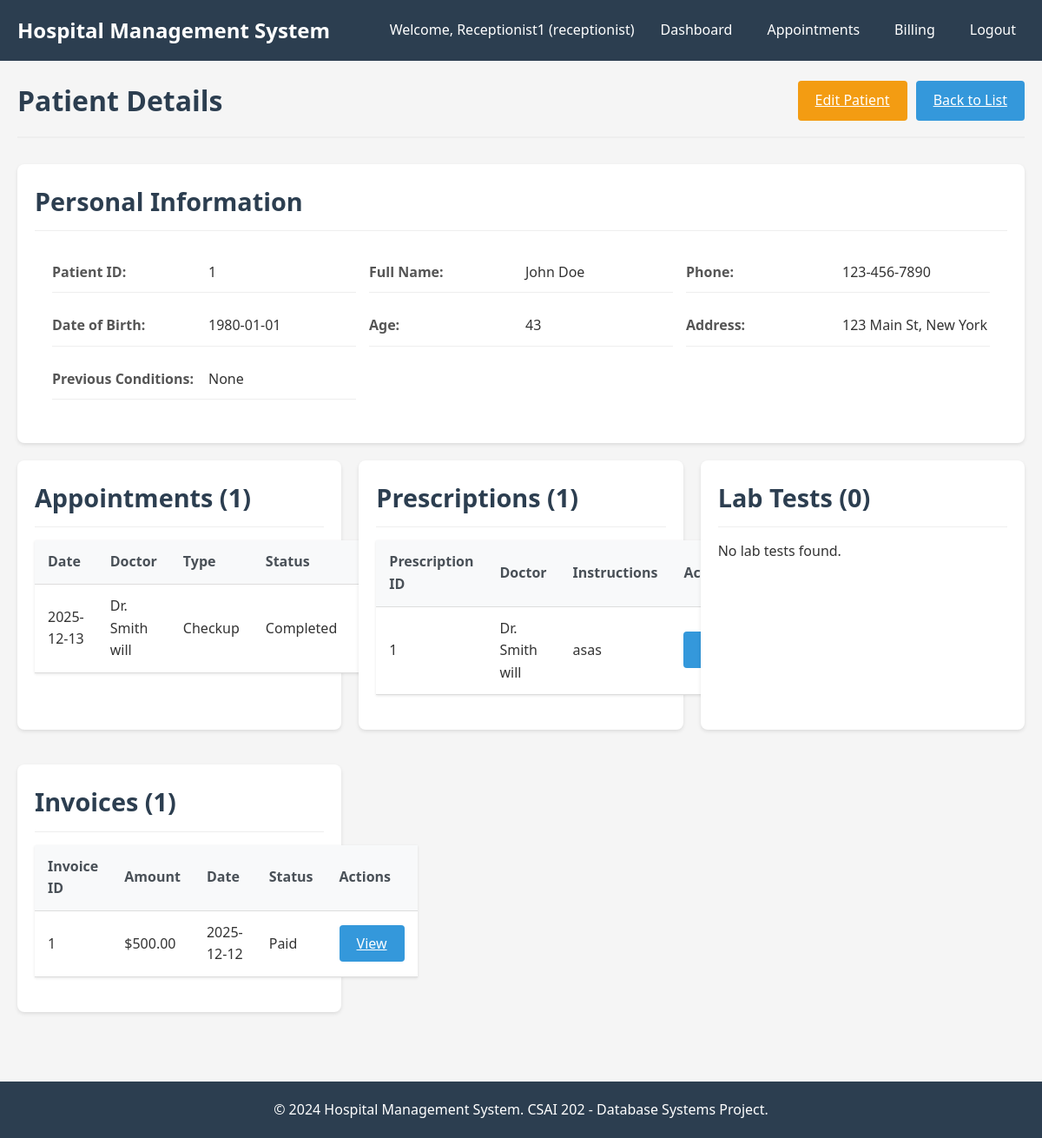
/patient/1 (signed in), run on the app's committed database.
### models/user.py (models this page shows, shortened)
class User(db.Model, UserMixin):
    __tablename__ = 'user_account'
    user_id = db.Column(db.Integer, primary_key=True)
    username = db.Column(db.String(50), unique=True, nullable=False)
    password = db.Column(db.String(200), nullable=False)
    role = db.Column(db.String(20), nullable=False)
    doctor = db.relationship('Doctor', backref='user', uselist=False)
    nurse = db.relationship('Nurse', backref='user', uselist=False)
    receptionist = db.relationship('Receptionist', backref='user', uselist=False)
    @property
    def is_admin(self):
        return self.role == 'admin'
    @property
    def is_doctor(self):
        return self.role == 'doctor'
    @property
    def is_nurse(self):
        return self.role == 'nurse'
    @property
    def is_receptionist(self):
        return self.role == 'receptionist'

### models/patient.py (models this page shows)
class Patient(db.Model):
    __tablename__ = 'patient'
    patient_id = db.Column(db.Integer, primary_key=True)
    name = db.Column(db.String(100), nullable=False)
    phone = db.Column(db.String(20))
    date_of_birth = db.Column(db.Date)
    age = db.Column(db.Integer)
    previous_conditions = db.Column(db.Text)
    street = db.Column(db.String(100))
    city = db.Column(db.String(100))
    appointments = db.relationship('Appointment', backref='patient', lazy=True)
    medical_record = db.relationship('MedicalRecord', backref='patient', uselist=False)
    prescriptions = db.relationship('Prescription', backref='patient', lazy=True)
    lab_tests = db.relationship('LabTest', backref='patient', lazy=True)
    invoices = db.relationship('Invoice', backref='patient', lazy=True)

### models/appointment.py (models this page shows)
class Appointment(db.Model):
    __tablename__ = 'appointment'
    appt_id = db.Column(db.Integer, primary_key=True)
    name = db.Column(db.String(100))
    status = db.Column(db.String(50), default='Scheduled')
    date = db.Column(db.DateTime, nullable=False, default=datetime.utcnow)
    patient_id = db.Column(db.Integer, db.ForeignKey('patient.patient_id'))
    doc_id = db.Column(db.Integer, db.ForeignKey('doctor.doc_id'))
    rec_id = db.Column(db.Integer, db.ForeignKey('receptionist.rec_id'))
    prescriptions = db.relationship('Prescription', backref='appointment', lazy=True)

### models/doctor.py (models this page shows)
class Doctor(db.Model):
    __tablename__ = 'doctor'
    doc_id = db.Column(db.Integer, primary_key=True)
    name = db.Column(db.String(100), nullable=False)
    specialty = db.Column(db.String(100))
    dept_id = db.Column(db.Integer, db.ForeignKey('department.dept_id'))
    user_id = db.Column(db.Integer, db.ForeignKey('user_account.user_id'))
    department = db.relationship('Department', back_populates='doctors')
    appointments = db.relationship('Appointment', backref='doctor', lazy=True)
    prescriptions = db.relationship('Prescription', backref='doctor', lazy=True)
    lab_tests = db.relationship('LabTest', backref='doctor', lazy=True)
    record_updates = db.relationship('DoctorUpdatesRecord', backref='doctor', lazy=True)

### models/prescription.py (models this page shows)
class Prescription(db.Model):
    __tablename__ = 'prescription'
    script_id = db.Column(db.Integer, primary_key=True)
    instructions = db.Column(db.Text)
    patient_id = db.Column(db.Integer, db.ForeignKey('patient.patient_id'))
    doc_id = db.Column(db.Integer, db.ForeignKey('doctor.doc_id'))
    appt_id = db.Column(db.Integer, db.ForeignKey('appointment.appt_id'))
    medications = db.relationship('Medication', secondary='prescription_medication', backref='prescriptions')

### models/invoice.py (models this page shows)
class Invoice(db.Model):
    __tablename__ = 'invoice'
    inv_id = db.Column(db.Integer, primary_key=True)
    amount = db.Column(db.Numeric(10, 2), nullable=False)
    status = db.Column(db.String(50), default='Pending')
    patient_id = db.Column(db.Integer, db.ForeignKey('patient.patient_id'))
    rec_id = db.Column(db.Integer, db.ForeignKey('receptionist.rec_id'))
    date = db.Column(db.DateTime, default=datetime.utcnow)
    payments = db.relationship('Payment', backref='invoice', lazy=True)

### controllers/patient_controller.py (the view)
@patient_bp.route('/<int:patient_id>')
@login_required
def view_patient(patient_id):
    patient = Patient.query.get_or_404(patient_id)
    if current_user.role == 'doctor':
        doctor = Doctor.query.filter_by(user_id=current_user.user_id).first()
        appointments = Appointment.query.filter_by(patient_id=patient_id, doc_id=doctor.doc_id).all()
    else:
        appointments = Appointment.query.filter_by(patient_id=patient_id).all()
    medical_record = MedicalRecord.query.filter_by(patient_id=patient_id).first()
    prescriptions = Prescription.query.filter_by(patient_id=patient_id).all()
    invoices = Invoice.query.filter_by(patient_id=patient_id).all()
    lab_tests = LabTest.query.filter_by(patient_id=patient_id).all()
    return render_template('patient/view.html', patient=patient, appointments=appointments, medical_record=medical_record, prescriptions=prescriptions, invoices=invoices, lab_tests=lab_tests)

### templates/patient/view.html (shortened to what this page needs)
{% extends "base.html" %}
{% block content %}
<div class="page-header">
    <h1>Patient Details</h1>
    <div class="header-actions">
        {% if current_user.is_receptionist or current_user.is_admin %}
        <a href="{{ url_for('patient.edit_patient', patient_id=patient.patient_id) }}" class="btn btn-warning">Edit Patient</a>
        {% endif %}
        <a href="{{ url_for('patient.list_patients') }}" class="btn btn-primary">Back to List</a>
    </div>
</div>
<div class="patient-profile">
    <div class="card">
        <div class="card-header">
            <h2>Personal Information</h2>
        </div>
        <div class="patient-info">
            <div class="info-row">
                <div class="info-label">Patient ID:</div>
                <div class="info-value">{{ patient.patient_id }}</div>
            </div>
            <div class="info-row">
                <div class="info-label">Full Name:</div>
                <div class="info-value">{{ patient.name }}</div>
            </div>
            <div class="info-row">
                <div class="info-label">Phone:</div>
                <div class="info-value">{{ patient.phone }}</div>
            </div>
            <div class="info-row">
                <div class="info-label">Date of Birth:</div>
                <div class="info-value">{{ patient.date_of_birth }}</div>
            </div>
            <div class="info-row">
                <div class="info-label">Age:</div>
                <div class="info-value">{{ patient.age }}</div>
            </div>
            <div class="info-row">
                <div class="info-label">Address:</div>
                <div class="info-value">{{ patient.street }}, {{ patient.city }}</div>
            </div>
            <div class="info-row">
                <div class="info-label">Previous Conditions:</div>
                <div class="info-value">{{ patient.previous_conditions }}</div>
            </div>
        </div>
    </div>
    <div class="dashboard-sections">
        <div class="card">
            <div class="card-header">
                <h2>Appointments ({{ appointments|length }})</h2>
            </div>
            {% if appointments %}
            <table class="table">
                <thead>
                    <tr>
                        <th>Date</th>
                        <th>Doctor</th>
                        <th>Type</th>
                        <th>Status</th>
                        <th>Actions</th>
                    </tr>
                </thead>
                <tbody>
                    {% for appointment in appointments %}
                    <tr>
                        <td>{{ appointment.date.strftime('%Y-%m-%d') }}</td>
                        <td>Dr. {{ appointment.doctor.name }}</td>
                        <td>{{ appointment.name }}</td>
                        <td>{{ appointment.status }}</td>
                        <td>
                            <a href="{{ url_for('appointment.view_appointment', appt_id=appointment.appt_id) }}" class="btn btn-primary btn-sm">View</a>
                        </td>
                    </tr>
                    {% endfor %}
                </tbody>
            </table>
            {% else %}
            <p>No appointments found.</p>
            {% endif %}
        </div>
        <div class="card">
            <div class="card-header">
                <h2>Prescriptions ({{ prescriptions|length }})</h2>
            </div>
            {% if prescriptions %}
            <table class="table">
                <thead>
                    <tr>
                        <th>Prescription ID</th>
                        <th>Doctor</th>
                        <th>Instructions</th>
                        <th>Actions</th>
                    </tr>
                </thead>
                <tbody>
                    {% for prescription in prescriptions %}
                    <tr>
                        <td>{{ prescription.script_id }}</td>
                        <td>Dr. {{ prescription.doctor.name }}</td>
                        <td>{{ prescription.instructions[:50] }}{% if prescription.instructions|length > 50 %}...{% endif %}</td>
                        <td>
                            <a href="#" class="btn btn-primary btn-sm">View</a>
                        </td>
                    </tr>
                    {% endfor %}
                </tbody>
            </table>
            {% else %}
            <p>No prescriptions found.</p>
            {% endif %}
        </div>
        <div class="card">
            <div class="card-header">
                <h2>Lab Tests ({{ lab_tests|length }})</h2>
            </div>
            {% if lab_tests %}
            <table class="table">
                <thead>
                    <tr>
                        <th>Test Name</th>
                        <th>Doctor</th>
                        <th>Result</th>
                        <th>Actions</th>
                    </tr>
                </thead>
                <tbody>
                    {% for test in lab_tests %}
                    <tr>
                        <td>{{ test.name }}</td>
                        <td>Dr. {{ test.doctor.name }}</td>
                        <td>{{ test.result[:30] }}{% if test.result|length > 30 %}...{% endif %}</td>
                        <td>
                            <a href="#" class="btn btn-primary btn-sm">View</a>
                        </td>
                    </tr>
                    {% endfor %}
                </tbody>
            </table>
            {% else %}
            <p>No lab tests found.</p>
            {% endif %}
        </div>
        <div class="card">
            <div class="card-header">
                <h2>Invoices ({{ invoices|length }})</h2>
            </div>
            {% if invoices %}
            <table class="table">
                <thead>
                    <tr>
                        <th>Invoice ID</th>
                        <th>Amount</th>
                        <th>Date</th>
                        <th>Status</th>
                        <th>Actions</th>
                    </tr>
                </thead>
                <tbody>
                    {% for invoice in invoices %}
                    <tr>
                        <td>{{ invoice.inv_id }}</td>
                        <td>${{ invoice.amount }}</td>
                        <td>{{ invoice.date.strftime('%Y-%m-%d') }}</td>
                        <td>{{ invoice.status }}</td>
                        <td>
                            <a href="{{ url_for('billing.view_invoice', inv_id=invoice.inv_id) }}" class="btn btn-primary btn-sm">View</a>
                        </td>
                    </tr>
                    {% endfor %}
                </tbody>
            </table>
            {% else %}
            <p>No invoices found.</p>
            {% endif %}
        </div>
    </div>
</div>
{% endblock %}

### templates/base.html (shortened to what this page needs)
<!DOCTYPE html>
<html lang="en">
<head>
    <link rel="stylesheet" href="{{ url_for('static', filename='css/style.css') }}">
    <link rel="stylesheet" href="{{ url_for('static', filename='css/dashboard.css') }}">
    <link rel="stylesheet" href="{{ url_for('static', filename='css/forms.css') }}">
</head>
<body>
    <div class="header">
        <div class="navbar">
            <a href="{{ url_for('index') }}" class="logo">Hospital Management System</a>
            <ul class="nav-links">
                {% if current_user.is_authenticated %}
                    <li>Welcome, {{ current_user.username }} ({{ current_user.role }})</li>
                    <li><a href="{{ url_for('index') }}">Dashboard</a></li>
                    {% if current_user.is_admin %}
                        <li><a href="{{ url_for('admin.users') }}">Users</a></li>
                        <li><a href="{{ url_for('admin.reports') }}">Reports</a></li>
                    {% elif current_user.is_doctor %}
                        <li><a href="{{ url_for('doctor.appointments') }}">Appointments</a></li>
                        <li><a href="{{ url_for('doctor.patients') }}">Patients</a></li>
                    {% elif current_user.is_nurse %}
                        <li><a href="{{ url_for('nurse.patients') }}">Patients</a></li>
                        <li><a href="{{ url_for('nurse.beds') }}">Beds</a></li>
                    {% elif current_user.is_receptionist %}
                        <li><a href="{{ url_for('receptionist.appointments') }}">Appointments</a></li>
                        <li><a href="{{ url_for('receptionist.billing') }}">Billing</a></li>
                    {% endif %}
                    <li><a href="{{ url_for('auth.logout') }}">Logout</a></li>
                {% else %}
                    <li><a href="{{ url_for('auth.login') }}">Login</a></li>
                {% endif %}
            </ul>
        </div>
    </div>
    <div class="container">
        <div class="content">
            {% block content %}{% endblock %}
        </div>
    </div>
    <footer class="footer">
        <p>&copy; 2024 Hospital Management System. CSAI 202 - Database Systems Project.</p>
    </footer>
</body>
</html>

### data on the page
User: username "Receptionist1", role "receptionist"
Patient: patient_id "1", name "John Doe", phone "123-456-7890", date_of_birth "1980-01-01", age "43", street "123 Main St", city "New York", previous_conditions "None"
Appointment: date "2025-12-13", doctor.name "Smith will", name "Checkup", status "Completed"
Prescription: script_id "1", doctor.name "Smith will", instructions "asas"
Invoice: inv_id "1", amount "500.00", date "2025-12-12", status "Paid"

### other printed values
{{ appointments|length }} "1"
{{ prescriptions|length }} "1"
{{ lab_tests|length }} "0"
{{ invoices|length }} "1"
